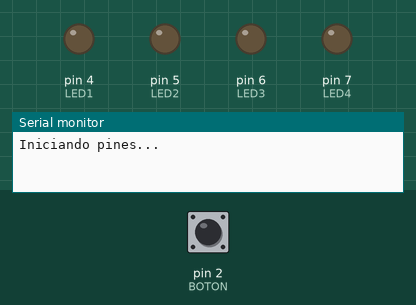
Recording of a sketch running on a simulated Arduino Uno, built with avr-gcc and run on an emulated ATmega328P. On the bench: output pins drawn as LEDs (lit = HIGH), the last lines printed to the serial monitor. Dashed ring = blinking. The inputs (shaded band) are chosen by the test bench; at power-on: pin 2 (BOTON) HIGH. Random numbers use the default seed unless the sketch sets one.

Above: at 1.2 s.
1.3 s: pin 2 (BOTON) pulled LOW for 0.15 s
At 3.8 s:
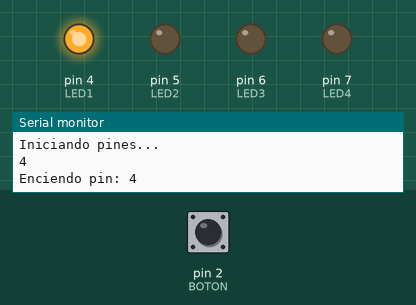
4.3 s: pin 2 (BOTON) pulled LOW for 1 s
At 7.0 s:
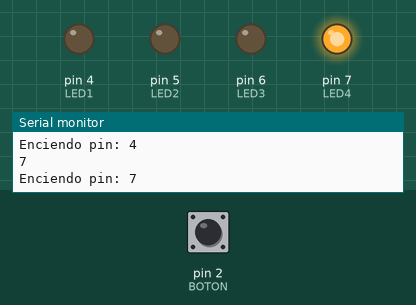
7.3 s: pin 2 (BOTON) pulled LOW for 0.15 s
At 9.6 s:
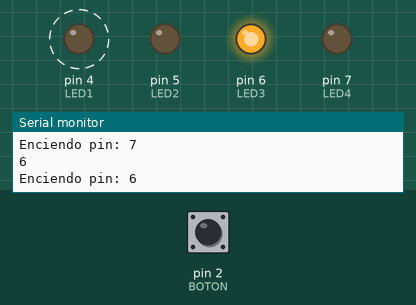
10.3 s: pin 2 (BOTON) pulled LOW for 3.2 s
At 10.55 s:
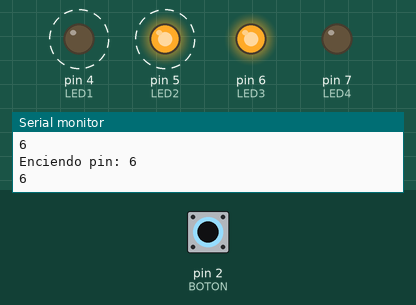
Timing chart, 0 to 13.4 s (numbered marks = the images above; inputs shaded):
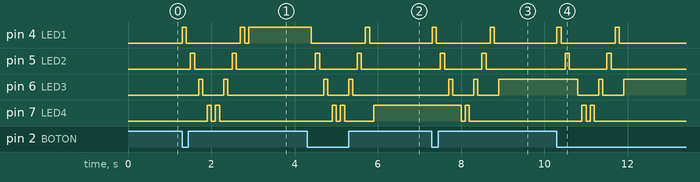

Measured:
- after the input at 1.3 s, pin 4 (LED1): goes HIGH 0.10 s, LOW 1.3 s, HIGH 0.10 s, LOW 0.10 s, then HIGH, starting at once; pin 5 (LED2): alternates HIGH for 0.10 s and LOW for 0.90 s, 4 changes in all, then stays LOW, starting after 0.20 s
- after the input at 4.3 s, pin 4 (LED1): HIGH → LOW after 0.10 s, → HIGH 1.3 s later, → LOW 0.10 s later; pin 5 (LED2): alternates HIGH for 0.10 s and LOW for 0.90 s, 4 changes in all, then stays LOW, starting after 0.20 s
- after the input at 7.3 s, pin 4 (LED1): alternates HIGH for 0.10 s and LOW for 1.3 s, starting at once; pin 5 (LED2): alternates HIGH for 0.10 s and LOW for 0.90 s, 4 changes in all, then stays LOW, starting after 0.20 s
- after the input at 10.3 s, pin 4 (LED1): alternates HIGH for 0.10 s and LOW for 1.3 s, 4 changes in all, then stays LOW, starting at once; pin 5 (LED2): alternates HIGH for 0.10 s and LOW for 0.90 s, 4 changes in all, then stays LOW, starting after 0.20 s

The sketch:

Ejercicio10-Galo.ino
```cpp
#define BOTON 2
#define LED1 4
#define LED2 5
#define LED3 6
#define LED4 7

long randNumber;

void setup() {
  Serial.begin(9600);
  Serial.println(F("Iniciando pines..."));

  pinMode(BOTON, INPUT_PULLUP);
  pinMode(LED1, OUTPUT);
  pinMode(LED2, OUTPUT);
  pinMode(LED3, OUTPUT);
  pinMode(LED4, OUTPUT);

  randomSeed(analogRead(A3)); //semilla con pin analógico libre
}

void loop() {
  if (detectaFlanco(BOTON) == -1) {

    byte randNumber = random(LED1, LED4+1);
    Serial.println(randNumber);
    iluminaLed(randNumber);
  }
  delay(50); //evitar rebotes
}

int detectaFlanco(int pin) {
  //Devuelve 1 flanco ascendente, -1 flanco descendente y 0 si no hay nada
  static boolean anterior_estado = digitalRead(pin);
  boolean estado = digitalRead(pin);

  if (anterior_estado != estado) {
    if (estado == HIGH) {
      anterior_estado = estado;
      return 1;
    }
    else {
      anterior_estado = estado;
      return -1;
    }
  }
  else {
    anterior_estado = estado;
    return 0;
  }
}

void iluminaLed(int pin_led) {
  for (int i = LED1; i <= LED4; i++) {
    digitalWrite(i, HIGH);
    delay(100);
    digitalWrite(i, LOW);
    delay(100);
  }
  for (int i = LED4; i >= LED1; i--) {
    digitalWrite(i, HIGH);
    delay(100);
    digitalWrite(i, LOW);
    delay(100);
  }
  digitalWrite(pin_led, HIGH);
  Serial.println("Enciendo pin: " + (String)pin_led);
}
```
